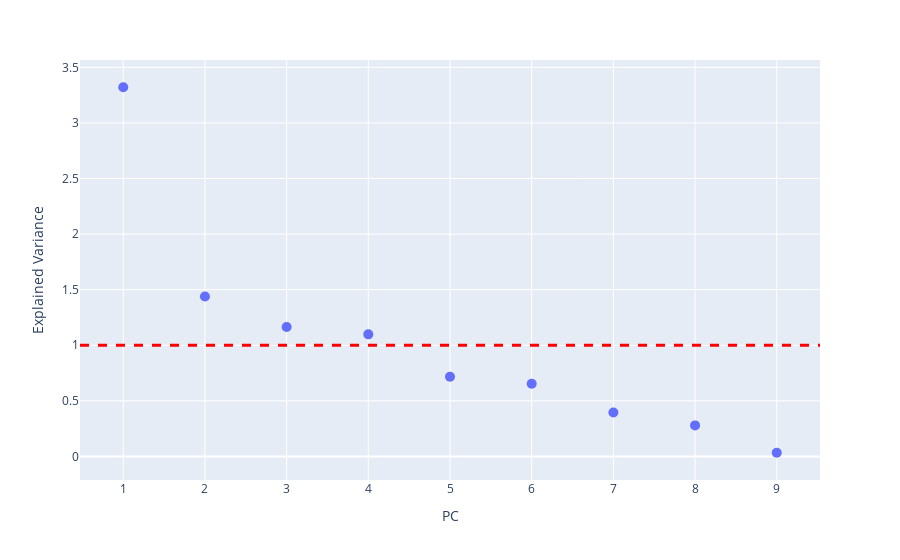
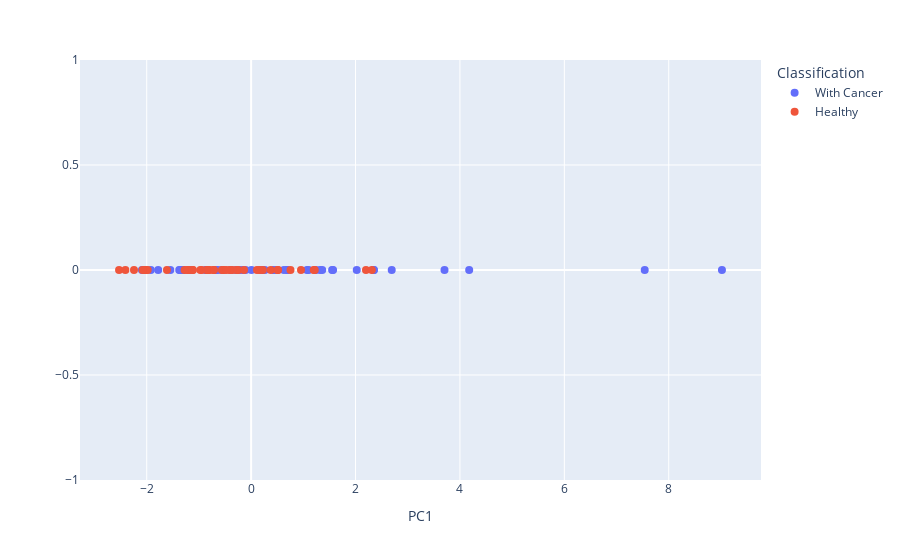

These figures' notebook cell, in order:
### Markdown cell above
### PCA

### Code cell
#Normalize
X=(x_train-np.mean(x_train,axis=0))/np.std(x_train,axis=0)

pca = PCA()
pca.fit(X)
# #PCA eigenvalues/Explained variance
# print("PCA eigenvalues/Explained variance")
# print(pca.explained_variance_)
# print("Sum of eigenvalues="+str(np.sum(pca.explained_variance_)))
# #PCA eigenvectors/Principal components
# print("PCA eigenvectors/Principal components")
# W=pca.components_.T
# print(W)

fig = px.scatter(
    x=np.arange(1, len(pca.explained_variance_) + 1),
    y=pca.explained_variance_,
    labels=dict(x="PC", y="Explained Variance")
)

fig.add_hline(y=1,line_width=3, line_dash="dash", line_color="red")
fig.update_traces(marker_size=10)
fig.show()

print("Variance (%) retained accourding to Kaiser: "+str(pca.explained_variance_[0]**2/(np.sum(pca.explained_variance_**2))*100))
print("Variance (%) retained accourding to Scree: "+str(np.sum(pca.explained_variance_[0:6]**2)/(np.sum(pca.explained_variance_**2))*100))


pca2=PCA(n_components=1)

X1D=pca2.fit_transform(X)
#print(np.shape(X1D))

#Plot projected data
fig = px.scatter(x=X1D[:, 0],y=np.zeros(np.shape(X1D)[0]),color=y_train.replace({1: "Healthy", 2: "With Cancer"}),labels=dict(x="PC1", y="", color="Classification"))

fig.update_traces(marker_size=8)
fig.update_xaxes
fig.show()

### Figure 1 — Plotly figure (JSON) as saved in the notebook; plotly's stock layout.template omitted (floating-point values rounded to 4 significant figures)
{"data": [{"hovertemplate": "PC=%{x}<br>Explained Variance=%{y}<extra></extra>", "legendgroup": "", "marker": {"color": "#636efa", "size": 10, "symbol": "circle"}, "mode": "markers", "name": "", "orientation": "v", "showlegend": false, "type": "scatter", "x": [1, 2, 3, 4, 5, 6, 7, 8, 9], "xaxis": "x", "y": [3.321, 1.438, 1.164, 1.098, 0.717, 0.6531, 0.3958, 0.2791, 0.03315], "yaxis": "y"}], "layout": {"legend": {"tracegroupgap": 0}, "margin": {"t": 60}, "shapes": [{"line": {"color": "red", "dash": "dash", "width": 3}, "type": "line", "x0": 0, "x1": 1, "xref": "x domain", "y0": 1, "y1": 1, "yref": "y"}], "xaxis": {"anchor": "y", "domain": [0, 1], "title": {"text": "PC"}}, "yaxis": {"anchor": "x", "domain": [0, 1], "title": {"text": "Explained Variance"}}}}

### Figure 2 — Plotly figure (JSON) as saved in the notebook; plotly's stock layout.template omitted (floating-point values rounded to 4 significant figures)
{"data": [{"hovertemplate": "Classification=With Cancer<br>PC1=%{x}<br>=%{y}<extra></extra>", "legendgroup": "With Cancer", "marker": {"color": "#636efa", "size": 8, "symbol": "circle"}, "mode": "markers", "name": "With Cancer", "orientation": "v", "showlegend": true, "type": "scatter", "x": [1.321, 0.005421, 0.6921, 3.705, 0.6913, -1.322, -1.378, -0.8441, -0.3822, -0.2135, 1.552, 1.102, 1.24, 0.263, -1.78, -1.921, -1.344, -0.6575, -0.5735, 2.693, 2.023, 1.07, -0.1065, -1.359, 4.177, -2.092, 0.6282, -0.8621, -0.2852, 7.54, -0.3953, 0.1971, -0.8721, -0.5243, 0.1857, -0.7017, -0.6529, -1.156, 2.353, 2.35, -1.278, -1.169, -0.8401, 0.4333, 1.57, -0.2673, 9.02, 1.362, 0.4376, -1.548, -0.1728], "xaxis": "x", "y": [0, 0, 0, 0, 0, 0, 0, 0, 0, 0, 0, 0, 0, 0, 0, 0, 0, 0, 0, 0, 0, 0, 0, 0, 0, 0, 0, 0, 0, 0, 0, 0, 0, 0, 0, 0, 0, 0, 0, 0, 0, 0, 0, 0, 0, 0, 0, 0, 0, 0, 0], "yaxis": "y"}, {"hovertemplate": "Classification=Healthy<br>PC1=%{x}<br>=%{y}<extra></extra>", "legendgroup": "Healthy", "marker": {"color": "#EF553B", "size": 8, "symbol": "circle"}, "mode": "markers", "name": "Healthy", "orientation": "v", "showlegend": true, "type": "scatter", "x": [0.1121, -0.8354, 0.2246, -0.2442, -1.206, 0.3765, 0.1627, -0.531, 0.9556, -0.7163, 1.2, -2.013, -0.7924, -0.136, -1.202, 2.2, 0.5166, -1.114, -2.029, -1.124, -1.612, -1.982, -2.409, -2.53, -0.2775, -0.9485, -0.8211, 0.5084, 1.219, -0.3557, -0.9716, -0.5587, -0.407, -2.08, 2.312, 0.7539, -0.4731, -0.7134, -2.244, -1.274, -0.8528], "xaxis": "x", "y": [0, 0, 0, 0, 0, 0, 0, 0, 0, 0, 0, 0, 0, 0, 0, 0, 0, 0, 0, 0, 0, 0, 0, 0, 0, 0, 0, 0, 0, 0, 0, 0, 0, 0, 0, 0, 0, 0, 0, 0, 0], "yaxis": "y"}], "layout": {"legend": {"title": {"text": "Classification"}, "tracegroupgap": 0}, "margin": {"t": 60}, "xaxis": {"anchor": "y", "domain": [0, 1], "title": {"text": "PC1"}}, "yaxis": {"anchor": "x", "domain": [0, 1], "title": {"text": ""}}}}
